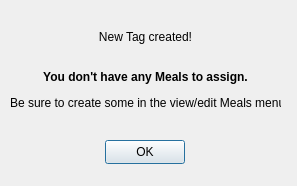
<?xml version="1.0" encoding="UTF-8"?>
<ui version="4.0">
 <class>CreateTag_NoMealsWarning</class>
 <widget class="QDialog" name="CreateTag_NoMealsWarning">
  <property name="geometry">
   <rect>
    <x>0</x>
    <y>0</y>
    <width>297</width>
    <height>186</height>
   </rect>
  </property>
  <property name="windowTitle">
   <string>No Assignable Meals</string>
  </property>
  <widget class="QLabel" name="label">
   <property name="geometry">
    <rect>
     <x>10</x>
     <y>20</y>
     <width>271</width>
     <height>101</height>
    </rect>
   </property>
   <property name="text">
    <string>&lt;html&gt;&lt;head/&gt;&lt;body&gt;&lt;p align=&quot;center&quot;&gt;New Tag created!&lt;br/&gt;&lt;/p&gt;&lt;p align=&quot;center&quot;&gt;&lt;span style=&quot; font-weight:700;&quot;&gt;You don't have any Meals to assign.&lt;/span&gt;&lt;/p&gt;&lt;p align=&quot;center&quot;&gt;Be sure to create some in the view/edit Meals menu.&lt;/p&gt;&lt;/body&gt;&lt;/html&gt;</string>
   </property>
  </widget>
  <widget class="QPushButton" name="pushButton">
   <property name="geometry">
    <rect>
     <x>105</x>
     <y>140</y>
     <width>80</width>
     <height>24</height>
    </rect>
   </property>
   <property name="text">
    <string>OK</string>
   </property>
  </widget>
 </widget>
 <resources/>
 <connections/>
</ui>
